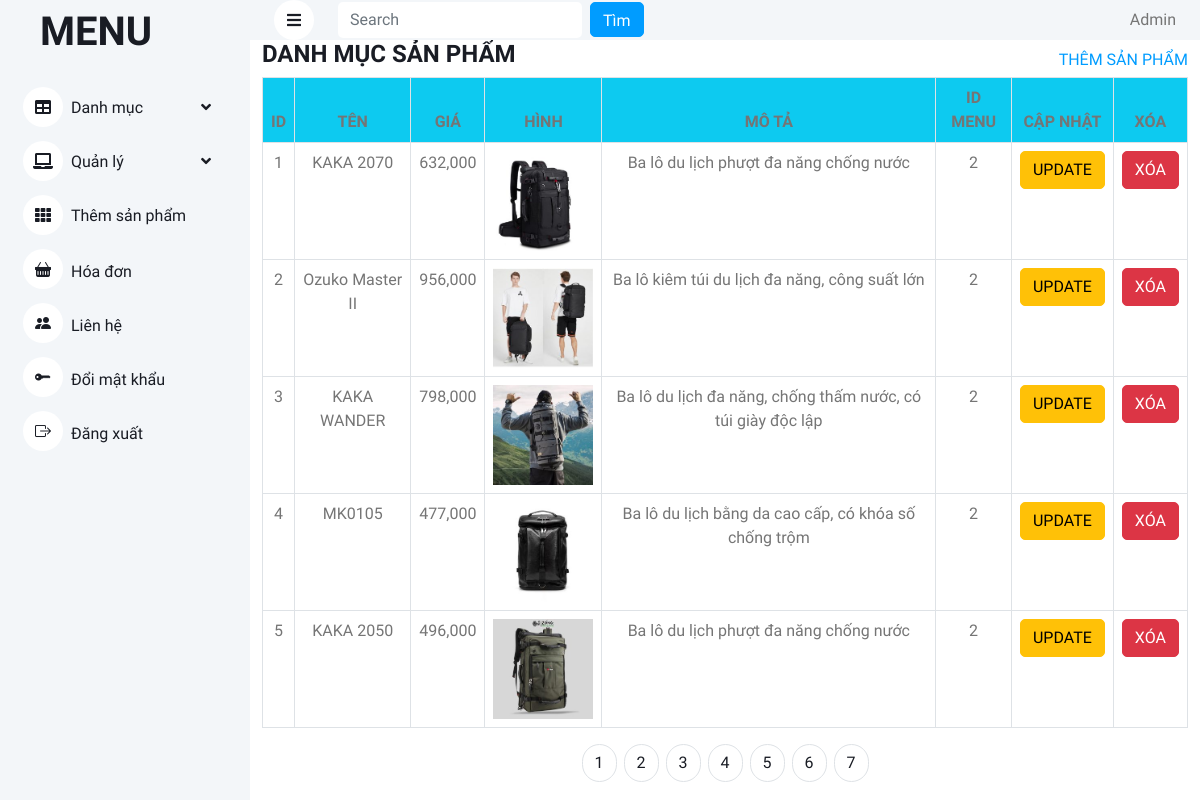
The app's page /index.php?action=danhmuc (signed in) with its own data.
### tables this page shows
CREATE TABLE `sanpham` (
  `id` int(11) NOT NULL,
  `name` varchar(255) NOT NULL,
  `price` int(50) NOT NULL,
  `img` varchar(255) NOT NULL,
  `mota` text NOT NULL,
  `idmenu` int(11) NOT NULL
);

### Model/connect.php (called while the page is built, shortened)
<?php
class connect
{
	var $db=null;
	public function __construct()
	{
		$dsn='mysql:host=localhost;dbname=shopbalo';
		$user='root';
		$pass='';
		$this->db=new PDO($dsn,$user,$pass,array(PDO::MYSQL_ATTR_INIT_COMMAND=>"SET NAMES utf8"));
	}
	public function getList($select)
	{
		$results=$this->db->query($select);
		return($results);
	}
}
?>

### Model/danhmuc.php (called while the page is built, shortened)
<?php
   class danhmuc {
      function getProductAll() {
         $db = new connect();
         $select = "SELECT * FROM sanpham";
         $result = $db->getList($select);
         return $result;
      }
      function getProduct1to5($start, $limit) {
         $db = new connect();
         $select = "SELECT * FROM sanpham LIMIT $start, $limit";
         $result = $db->getList($select);
         return $result;
      }
   }

### View/danhmuc.php (the view, shortened to what this page needs)
<div class="container">
    <div class="row">
        <div class="col-lg-12">
            <div class="d-flex justify-content-between">
                <h4>DANH MỤC SẢN PHẨM</h4>
                <a href="index.php?action=danhmuc&act=add_sp" class="mt-2">THÊM SẢN PHẨM</a>
            </div>
            <table class="table table-bordered">
                <thead>
                    <tr class="text-center bg-info">
                        <th>ID</th>
                        <th>TÊN</th>
                        <th>GIÁ</th>
                        <th>HÌNH</th>
                        <th>MÔ TẢ</th>
                        <th>ID MENU</th>
                        <th>CẬP NHẬT</th>
                        <th>XÓA</th>
                    </tr>
                </thead>
                <tbody>
                    <?php
                        $j = 0;
                        $sp = new danhmuc();
                        if(isset($_GET['action']) && $_GET['action'] == 'danhmuc' && !isset($_GET['act'])) {
                            if(isset($_GET['page'])) {
                                $get_trang = $_GET['page'];
                            }else {
                                $get_trang = "";
                            }
                            if($get_trang == "" || $get_trang == 1) {
                                $trang = 0;
                            }else {
                                $trang = ($get_trang*5)-5;
                            }
                            $kq = $sp->getProduct1to5($trang, 5);
                        }
                        while($set=$kq->fetch()) {
                        $j++
                    ?>
                    <tr class="text-center">
                        <td>
                            <?php echo $j?>
                        </td>
                        <td>
                            <?php echo $set['name'];?>
                        </td>
                        <td>
                            <?php echo number_format($set['price']);?>
                        </td>
                        <td>
                            <img style="width: 100px; height: 100px" src="./Content/images/<?php echo $set['img']?>" alt="">
                        </td>
                        <td>
                            <?php echo $set['mota'];?>
                        </td>
                        <td>
                            <?php echo $set['idmenu'];?>
                        </td>
                        <td>
                            <a href="index.php?action=danhmuc&act=update&id=<?php echo $set['id']?>" class="btn btn-warning">UPDATE</a>
                        </td>
                        <td>
                            <a href="index.php?action=danhmuc&act=delete&id=<?php echo $set['id']?>" class="btn btn-danger">XÓA</a>
                        </td>
                    </tr>
                    <?php }?>
                </tbody>
            </table>
            <nav class="d-flex justify-content-center" aria-label="Page navigation example">
                <ul class="pagination">
                    <?php
                        $products = $sp->getProductAll()->rowCount();
                        $a = ceil($products/5);
                        for($i = 1; $i<=$a; $i++) {
                    ?>
                    <li class="page-item mx-1"><a class="page-link text-dark" style="border-radius: 30px;" href="index.php?action=danhmuc&page=<?php echo $i?>"><?php echo $i?></a></li>
                    <?php }?>
                </ul>
            </nav>
        </div>
    </div>
</div>

### Content/css/style.css (style rules this page uses)
:root { --primary: #009CFF; --light: #F3F6F9; --dark: #191C24; }
.btn { transition: .5s; }

### records on screen
sanpham: name "KAKA 2070", price "632,000", img (picture), mota "Ba lô du lịch phượt đa năng chống nước", idmenu "2"
sanpham: name "Ozuko Master II", price "956,000", img (picture), mota "Ba lô kiêm túi du lịch đa năng, công suất lớn", idmenu "2"
sanpham: name "KAKA WANDER", price "798,000", img (picture), mota "Ba lô du lịch đa năng, chống thấm nước, có túi giày độc lập", idmenu "2"
sanpham: name "MK0105", price "477,000", img (picture), mota "Ba lô du lịch bằng da cao cấp, có khóa số chống trộm", idmenu "2"
sanpham: name "KAKA 2050", price "496,000", img (picture), mota "Ba lô du lịch phượt đa năng chống nước", idmenu "2"
